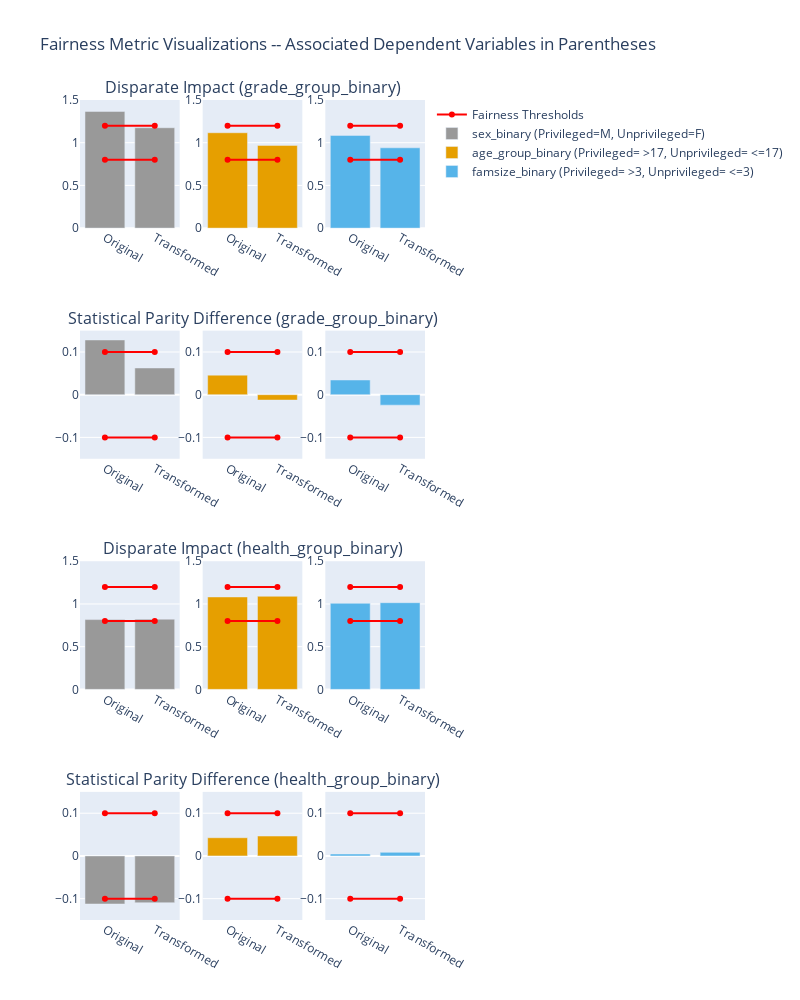

The notebook cell this image was saved under:
### Markdown cell above
## Step 5

(Does not appear to need to be submitted?)

### Code cell
# colorblind palette:
palette = ["#999999", "#E69F00", "#56B4E9", "#009E73", "#F0E442", "#0072B2", "#D55E00", "#CC79A7"]

fig = make_subplots(
    rows=4, cols=3,
    subplot_titles=[
        None,
        'Disparate Impact (grade_group_binary)',
        None,
        None,
        'Statistical Parity Difference (grade_group_binary)',
        None,
        None,
        'Disparate Impact (health_group_binary)',
        None,
        None,
        'Statistical Parity Difference (health_group_binary)',
        None
    ]
)
    
fig.update_layout(
    height=1_000, 
    width=800,
    title_text='Fairness Metric Visualizations -- Associated Dependent Variables in Parentheses'
)

#### Row 1
fig.add_trace(
    go.Scatter(
        x=['Original', 'Transformed'],
        y=[1.2, 1.2],
        marker=dict(color='red'),
        name='Fairness Thresholds'
    ),
    row=1, col=1
)

fig.add_trace(
    go.Bar(
        x=['Original', 'Transformed'],
        y=[1.366630, 1.175284],
        name='sex_binary (Privileged=M, Unprivileged=F)',
        marker={'color': palette[0]},
        showlegend=True
    ),
    row=1, col=1
)



fig.add_trace(
    go.Scatter(
        x=['Original', 'Transformed'],
        y=[0.8, 0.8],
        marker=dict(color='red'),
        name='Fairness Thresholds',
        showlegend=False
    ),
    row=1, col=1
)

####

fig.add_trace(
    go.Bar(
        x=['Original', 'Transformed'],
        y=[1.116679, 0.968666],
        name='age_group_binary (Privileged= >17, Unprivileged= <=17)',
        marker={'color': palette[1]},
        showlegend=True
    ),
    row=1, col=2
)

fig.add_trace(
    go.Scatter(
        x=['Original', 'Transformed'],
        y=[1.2, 1.2],
        marker=dict(color='red'),
        name='Fairness Thresholds',
        showlegend=False
    ),
    row=1, col=2
)

fig.add_trace(
    go.Scatter(
        x=['Original', 'Transformed'],
        y=[0.8, 0.8],
        marker=dict(color='red'),
        name='Fairness Thresholds',
        showlegend=False
    ),
    row=1, col=2
)

####

fig.add_trace(
    go.Bar(
        x=['Original', 'Transformed'],
        y=[1.085794, 0.940309],
        name='famsize_binary (Privileged= >3, Unprivileged= <=3)',
        marker={'color': palette[2]},
        showlegend=True
    ),
    row=1, col=3
)

fig.add_trace(
    go.Scatter(
        x=['Original', 'Transformed'],
        y=[1.2, 1.2],
        marker=dict(color='red'),
        name='Fairness Thresholds',
        showlegend=False
    ),
    row=1, col=3
)

fig.add_trace(
    go.Scatter(
        x=['Original', 'Transformed'],
        y=[0.8, 0.8],
        marker=dict(color='red'),
        name='Fairness Thresholds',
        showlegend=False
    ),
    row=1, col=3
)


#### Row 2
fig.add_trace(
    go.Scatter(
        x=['Original', 'Transformed'],
        y=[0.1, 0.1],
        marker=dict(color='red'),
        name='Fairness Thresholds',
        showlegend=False
    ),
    row=2, col=1
)

fig.add_trace(
    go.Bar(
        x=['Original', 'Transformed'],
        y=[0.128183, 0.062540],
        name='sex_binary (Privileged=M, Unprivileged=F)',
        marker={'color': palette[0]},
        showlegend=False
    ),
    row=2, col=1
)



fig.add_trace(
    go.Scatter(
        x=['Original', 'Transformed'],
        y=[-0.1, -0.1],
        marker=dict(color='red'),
        name='Fairness Thresholds',
        showlegend=False
    ),
    row=2, col=1
)

####

fig.add_trace(
    go.Bar(
        x=['Original', 'Transformed'],
        y=[0.04577, -0.0126],
        name='age_group_binary (Privileged= >17, Unprivileged= <=17)',
        marker={'color': palette[1]},
        showlegend=False
    ),
    row=2, col=2
)

fig.add_trace(
    go.Scatter(
        x=['Original', 'Transformed'],
        y=[0.1, 0.1],
        marker=dict(color='red'),
        name='Fairness Thresholds',
        showlegend=False
    ),
    row=2, col=2
)

fig.add_trace(
    go.Scatter(
        x=['Original', 'Transformed'],
        y=[-0.1, -0.1],
        marker=dict(color='red'),
        name='Fairness Thresholds',
        showlegend=False
    ),
    row=2, col=2
)

####

fig.add_trace(
    go.Bar(
        x=['Original', 'Transformed'],
        y=[0.0344, -0.0245],
        name='famsize_binary (Privileged= >3, Unprivileged= <=3)',
        marker={'color': palette[2]},
        showlegend=False
    ),
    row=2, col=3
)

fig.add_trace(
    go.Scatter(
        x=['Original', 'Transformed'],
        y=[0.1, 0.1],
        marker=dict(color='red'),
        name='Fairness Thresholds',
        showlegend=False
    ),
    row=2, col=3
)

fig.add_trace(
    go.Scatter(
        x=['Original', 'Transformed'],
        y=[-0.1, -0.1],
        marker=dict(color='red'),
        name='Fairness Thresholds',
        showlegend=False
    ),
    row=2, col=3
)

#### Row 3
fig.add_trace(
    go.Scatter(
        x=['Original', 'Transformed'],
        y=[1.2, 1.2],
        marker=dict(color='red'),
        name='Fairness Thresholds',
        showlegend=False
    ),
    row=3, col=1
)

fig.add_trace(
    go.Bar(
        x=['Original', 'Transformed'],
        y=[0.817, 0.822],
        name='sex_binary (Privileged=M, Unprivileged=F)',
        marker={'color': palette[0]},
        showlegend=False
    ),
    row=3, col=1
)



fig.add_trace(
    go.Scatter(
        x=['Original', 'Transformed'],
        y=[0.8, 0.8],
        marker=dict(color='red'),
        name='Fairness Thresholds',
        showlegend=False
    ),
    row=3, col=1
)

####

fig.add_trace(
    go.Bar(
        x=['Original', 'Transformed'],
        y=[1.082, 1.09],
        name='age_group_binary (Privileged= >17, Unprivileged= <=17)',
        marker={'color': palette[1]},
        showlegend=False
    ),
    row=3, col=2
)

fig.add_trace(
    go.Scatter(
        x=['Original', 'Transformed'],
        y=[1.2, 1.2],
        marker=dict(color='red'),
        name='Fairness Thresholds',
        showlegend=False
    ),
    row=3, col=2
)

fig.add_trace(
    go.Scatter(
        x=['Original', 'Transformed'],
        y=[0.8, 0.8],
        marker=dict(color='red'),
        name='Fairness Thresholds',
        showlegend=False
    ),
    row=3, col=2
)

####

fig.add_trace(
    go.Bar(
        x=['Original', 'Transformed'],
        y=[1.008, 1.015],
        name='famsize_binary (Privileged= >3, Unprivileged= <=3)',
        marker={'color': palette[2]},
        showlegend=False
    ),
    row=3, col=3
)

fig.add_trace(
    go.Scatter(
        x=['Original', 'Transformed'],
        y=[1.2, 1.2],
        marker=dict(color='red'),
        name='Fairness Thresholds',
        showlegend=False
    ),
    row=3, col=3
)

fig.add_trace(
    go.Scatter(
        x=['Original', 'Transformed'],
        y=[0.8, 0.8],
        marker=dict(color='red'),
        name='Fairness Thresholds',
        showlegend=False
    ),
    row=3, col=3
)

#### Row 4
fig.add_trace(
    go.Scatter(
        x=['Original', 'Transformed'],
        y=[0.1, 0.1],
        marker=dict(color='red'),
        name='Fairness Thresholds',
        showlegend=False
    ),
    row=4, col=1
)

fig.add_trace(
    go.Bar(
        x=['Original', 'Transformed'],
        y=[-0.1126, -0.1096],
        name='sex_binary (Privileged=M, Unprivileged=F)',
        marker={'color': palette[0]},
        showlegend=False
    ),
    row=4, col=1
)



fig.add_trace(
    go.Scatter(
        x=['Original', 'Transformed'],
        y=[-0.1, -0.1],
        marker=dict(color='red'),
        name='Fairness Thresholds',
        showlegend=False
    ),
    row=4, col=1
)

####

fig.add_trace(
    go.Bar(
        x=['Original', 'Transformed'],
        y=[0.0426, 0.0466],
        name='age_group_binary (Privileged= >17, Unprivileged= <=17)',
        marker={'color': palette[1]},
        showlegend=False
    ),
    row=4, col=2
)

fig.add_trace(
    go.Scatter(
        x=['Original', 'Transformed'],
        y=[0.1, 0.1],
        marker=dict(color='red'),
        name='Fairness Thresholds',
        showlegend=False
    ),
    row=4, col=2
)

fig.add_trace(
    go.Scatter(
        x=['Original', 'Transformed'],
        y=[-0.1, -0.1],
        marker=dict(color='red'),
        name='Fairness Thresholds',
        showlegend=False
    ),
    row=4, col=2
)

####

fig.add_trace(
    go.Bar(
        x=['Original', 'Transformed'],
        y=[0.0045, 0.0084],
        name='famsize_binary (Privileged= >3, Unprivileged= <=3)',
        marker={'color': palette[2]},
        showlegend=False
    ),
    row=4, col=3
)

fig.add_trace(
    go.Scatter(
        x=['Original', 'Transformed'],
        y=[0.1, 0.1],
        marker=dict(color='red'),
        name='Fairness Thresholds',
        showlegend=False
    ),
    row=4, col=3
)

fig.add_trace(
    go.Scatter(
        x=['Original', 'Transformed'],
        y=[-0.1, -0.1],
        marker=dict(color='red'),
        name='Fairness Thresholds',
        showlegend=False
    ),
    row=4, col=3
)



fig.update_yaxes(range=[0, 1.5], row=1)
fig.update_yaxes(range=[-0.15, 0.15], row=2)
fig.update_yaxes(range=[0, 1.5], row=3)
fig.update_yaxes(range=[-0.15, 0.15], row=4)


fig.show()

### Figure 1 — Plotly figure (JSON) as saved in the notebook; plotly's stock layout.template omitted (floating-point values rounded to 4 significant figures)
{"data": [{"marker": {"color": "red"}, "name": "Fairness Thresholds", "type": "scatter", "x": ["Original", "Transformed"], "xaxis": "x", "y": [1.2, 1.2], "yaxis": "y"}, {"marker": {"color": "#999999"}, "name": "sex_binary (Privileged=M, Unprivileged=F)", "showlegend": true, "type": "bar", "x": ["Original", "Transformed"], "xaxis": "x", "y": [1.367, 1.175], "yaxis": "y"}, {"marker": {"color": "red"}, "name": "Fairness Thresholds", "showlegend": false, "type": "scatter", "x": ["Original", "Transformed"], "xaxis": "x", "y": [0.8, 0.8], "yaxis": "y"}, {"marker": {"color": "#E69F00"}, "name": "age_group_binary (Privileged= >17, Unprivileged= <=17)", "showlegend": true, "type": "bar", "x": ["Original", "Transformed"], "xaxis": "x2", "y": [1.117, 0.9687], "yaxis": "y2"}, {"marker": {"color": "red"}, "name": "Fairness Thresholds", "showlegend": false, "type": "scatter", "x": ["Original", "Transformed"], "xaxis": "x2", "y": [1.2, 1.2], "yaxis": "y2"}, {"marker": {"color": "red"}, "name": "Fairness Thresholds", "showlegend": false, "type": "scatter", "x": ["Original", "Transformed"], "xaxis": "x2", "y": [0.8, 0.8], "yaxis": "y2"}, {"marker": {"color": "#56B4E9"}, "name": "famsize_binary (Privileged= >3, Unprivileged= <=3)", "showlegend": true, "type": "bar", "x": ["Original", "Transformed"], "xaxis": "x3", "y": [1.086, 0.9403], "yaxis": "y3"}, {"marker": {"color": "red"}, "name": "Fairness Thresholds", "showlegend": false, "type": "scatter", "x": ["Original", "Transformed"], "xaxis": "x3", "y": [1.2, 1.2], "yaxis": "y3"}, {"marker": {"color": "red"}, "name": "Fairness Thresholds", "showlegend": false, "type": "scatter", "x": ["Original", "Transformed"], "xaxis": "x3", "y": [0.8, 0.8], "yaxis": "y3"}, {"marker": {"color": "red"}, "name": "Fairness Thresholds", "showlegend": false, "type": "scatter", "x": ["Original", "Transformed"], "xaxis": "x4", "y": [0.1, 0.1], "yaxis": "y4"}, {"marker": {"color": "#999999"}, "name": "sex_binary (Privileged=M, Unprivileged=F)", "showlegend": false, "type": "bar", "x": ["Original", "Transformed"], "xaxis": "x4", "y": [0.1282, 0.06254], "yaxis": "y4"}, {"marker": {"color": "red"}, "name": "Fairness Thresholds", "showlegend": false, "type": "scatter", "x": ["Original", "Transformed"], "xaxis": "x4", "y": [-0.1, -0.1], "yaxis": "y4"}, {"marker": {"color": "#E69F00"}, "name": "age_group_binary (Privileged= >17, Unprivileged= <=17)", "showlegend": false, "type": "bar", "x": ["Original", "Transformed"], "xaxis": "x5", "y": [0.04577, -0.0126], "yaxis": "y5"}, {"marker": {"color": "red"}, "name": "Fairness Thresholds", "showlegend": false, "type": "scatter", "x": ["Original", "Transformed"], "xaxis": "x5", "y": [0.1, 0.1], "yaxis": "y5"}, {"marker": {"color": "red"}, "name": "Fairness Thresholds", "showlegend": false, "type": "scatter", "x": ["Original", "Transformed"], "xaxis": "x5", "y": [-0.1, -0.1], "yaxis": "y5"}, {"marker": {"color": "#56B4E9"}, "name": "famsize_binary (Privileged= >3, Unprivileged= <=3)", "showlegend": false, "type": "bar", "x": ["Original", "Transformed"], "xaxis": "x6", "y": [0.0344, -0.0245], "yaxis": "y6"}, {"marker": {"color": "red"}, "name": "Fairness Thresholds", "showlegend": false, "type": "scatter", "x": ["Original", "Transformed"], "xaxis": "x6", "y": [0.1, 0.1], "yaxis": "y6"}, {"marker": {"color": "red"}, "name": "Fairness Thresholds", "showlegend": false, "type": "scatter", "x": ["Original", "Transformed"], "xaxis": "x6", "y": [-0.1, -0.1], "yaxis": "y6"}, {"marker": {"color": "red"}, "name": "Fairness Thresholds", "showlegend": false, "type": "scatter", "x": ["Original", "Transformed"], "xaxis": "x7", "y": [1.2, 1.2], "yaxis": "y7"}, {"marker": {"color": "#999999"}, "name": "sex_binary (Privileged=M, Unprivileged=F)", "showlegend": false, "type": "bar", "x": ["Original", "Transformed"], "xaxis": "x7", "y": [0.817, 0.822], "yaxis": "y7"}, {"marker": {"color": "red"}, "name": "Fairness Thresholds", "showlegend": false, "type": "scatter", "x": ["Original", "Transformed"], "xaxis": "x7", "y": [0.8, 0.8], "yaxis": "y7"}, {"marker": {"color": "#E69F00"}, "name": "age_group_binary (Privileged= >17, Unprivileged= <=17)", "showlegend": false, "type": "bar", "x": ["Original", "Transformed"], "xaxis": "x8", "y": [1.082, 1.09], "yaxis": "y8"}, {"marker": {"color": "red"}, "name": "Fairness Thresholds", "showlegend": false, "type": "scatter", "x": ["Original", "Transformed"], "xaxis": "x8", "y": [1.2, 1.2], "yaxis": "y8"}, {"marker": {"color": "red"}, "name": "Fairness Thresholds", "showlegend": false, "type": "scatter", "x": ["Original", "Transformed"], "xaxis": "x8", "y": [0.8, 0.8], "yaxis": "y8"}, {"marker": {"color": "#56B4E9"}, "name": "famsize_binary (Privileged= >3, Unprivileged= <=3)", "showlegend": false, "type": "bar", "x": ["Original", "Transformed"], "xaxis": "x9", "y": [1.008, 1.015], "yaxis": "y9"}, {"marker": {"color": "red"}, "name": "Fairness Thresholds", "showlegend": false, "type": "scatter", "x": ["Original", "Transformed"], "xaxis": "x9", "y": [1.2, 1.2], "yaxis": "y9"}, {"marker": {"color": "red"}, "name": "Fairness Thresholds", "showlegend": false, "type": "scatter", "x": ["Original", "Transformed"], "xaxis": "x9", "y": [0.8, 0.8], "yaxis": "y9"}, {"marker": {"color": "red"}, "name": "Fairness Thresholds", "showlegend": false, "type": "scatter", "x": ["Original", "Transformed"], "xaxis": "x10", "y": [0.1, 0.1], "yaxis": "y10"}, {"marker": {"color": "#999999"}, "name": "sex_binary (Privileged=M, Unprivileged=F)", "showlegend": false, "type": "bar", "x": ["Original", "Transformed"], "xaxis": "x10", "y": [-0.1126, -0.1096], "yaxis": "y10"}, {"marker": {"color": "red"}, "name": "Fairness Thresholds", "showlegend": false, "type": "scatter", "x": ["Original", "Transformed"], "xaxis": "x10", "y": [-0.1, -0.1], "yaxis": "y10"}, {"marker": {"color": "#E69F00"}, "name": "age_group_binary (Privileged= >17, Unprivileged= <=17)", "showlegend": false, "type": "bar", "x": ["Original", "Transformed"], "xaxis": "x11", "y": [0.0426, 0.0466], "yaxis": "y11"}, {"marker": {"color": "red"}, "name": "Fairness Thresholds", "showlegend": false, "type": "scatter", "x": ["Original", "Transformed"], "xaxis": "x11", "y": [0.1, 0.1], "yaxis": "y11"}, {"marker": {"color": "red"}, "name": "Fairness Thresholds", "showlegend": false, "type": "scatter", "x": ["Original", "Transformed"], "xaxis": "x11", "y": [-0.1, -0.1], "yaxis": "y11"}, {"marker": {"color": "#56B4E9"}, "name": "famsize_binary (Privileged= >3, Unprivileged= <=3)", "showlegend": false, "type": "bar", "x": ["Original", "Transformed"], "xaxis": "x12", "y": [0.0045, 0.0084], "yaxis": "y12"}, {"marker": {"color": "red"}, "name": "Fairness Thresholds", "showlegend": false, "type": "scatter", "x": ["Original", "Transformed"], "xaxis": "x12", "y": [0.1, 0.1], "yaxis": "y12"}, {"marker": {"color": "red"}, "name": "Fairness Thresholds", "showlegend": false, "type": "scatter", "x": ["Original", "Transformed"], "xaxis": "x12", "y": [-0.1, -0.1], "yaxis": "y12"}], "layout": {"annotations": [{"font": {"size": 16}, "showarrow": false, "text": "Disparate Impact (grade_group_binary)", "x": 0.5, "xanchor": "center", "xref": "paper", "y": 1, "yanchor": "bottom", "yref": "paper"}, {"font": {"size": 16}, "showarrow": false, "text": "Statistical Parity Difference (grade_group_binary)", "x": 0.5, "xanchor": "center", "xref": "paper", "y": 0.7188, "yanchor": "bottom", "yref": "paper"}, {"font": {"size": 16}, "showarrow": false, "text": "Disparate Impact (health_group_binary)", "x": 0.5, "xanchor": "center", "xref": "paper", "y": 0.4375, "yanchor": "bottom", "yref": "paper"}, {"font": {"size": 16}, "showarrow": false, "text": "Statistical Parity Difference (health_group_binary)", "x": 0.5, "xanchor": "center", "xref": "paper", "y": 0.1562, "yanchor": "bottom", "yref": "paper"}], "height": 1000, "title": {"text": "Fairness Metric Visualizations -- Associated Dependent Variables in Parentheses"}, "width": 800, "xaxis": {"anchor": "y", "autorange": true, "domain": [0, 0.2889], "range": [-0.5, 1.5], "type": "category"}, "xaxis10": {"anchor": "y10", "autorange": true, "domain": [0, 0.2889], "range": [-0.5, 1.5], "type": "category"}, "xaxis11": {"anchor": "y11", "autorange": true, "domain": [0.3556, 0.6444], "range": [-0.5, 1.5], "type": "category"}, "xaxis12": {"anchor": "y12", "autorange": true, "domain": [0.7111, 1], "range": [-0.5, 1.5], "type": "category"}, "xaxis2": {"anchor": "y2", "autorange": true, "domain": [0.3556, 0.6444], "range": [-0.5, 1.5], "type": "category"}, "xaxis3": {"anchor": "y3", "autorange": true, "domain": [0.7111, 1], "range": [-0.5, 1.5], "type": "category"}, "xaxis4": {"anchor": "y4", "autorange": true, "domain": [0, 0.2889], "range": [-0.5, 1.5], "type": "category"}, "xaxis5": {"anchor": "y5", "autorange": true, "domain": [0.3556, 0.6444], "range": [-0.5, 1.5], "type": "category"}, "xaxis6": {"anchor": "y6", "autorange": true, "domain": [0.7111, 1], "range": [-0.5, 1.5], "type": "category"}, "xaxis7": {"anchor": "y7", "autorange": true, "domain": [0, 0.2889], "range": [-0.5, 1.5], "type": "category"}, "xaxis8": {"anchor": "y8", "autorange": true, "domain": [0.3556, 0.6444], "range": [-0.5, 1.5], "type": "category"}, "xaxis9": {"anchor": "y9", "autorange": true, "domain": [0.7111, 1], "range": [-0.5, 1.5], "type": "category"}, "yaxis": {"anchor": "x", "domain": [0.8438, 1], "range": [0, 1.5], "type": "linear"}, "yaxis10": {"anchor": "x10", "domain": [0, 0.1562], "range": [-0.15, 0.15], "type": "linear"}, "yaxis11": {"anchor": "x11", "domain": [0, 0.1562], "range": [-0.15, 0.15], "type": "linear"}, "yaxis12": {"anchor": "x12", "domain": [0, 0.1562], "range": [-0.15, 0.15], "type": "linear"}, "yaxis2": {"anchor": "x2", "domain": [0.8438, 1], "range": [0, 1.5], "type": "linear"}, "yaxis3": {"anchor": "x3", "domain": [0.8438, 1], "range": [0, 1.5], "type": "linear"}, "yaxis4": {"anchor": "x4", "domain": [0.5625, 0.7188], "range": [-0.15, 0.15], "type": "linear"}, "yaxis5": {"anchor": "x5", "domain": [0.5625, 0.7188], "range": [-0.15, 0.15], "type": "linear"}, "yaxis6": {"anchor": "x6", "domain": [0.5625, 0.7188], "range": [-0.15, 0.15], "type": "linear"}, "yaxis7": {"anchor": "x7", "domain": [0.2812, 0.4375], "range": [0, 1.5], "type": "linear"}, "yaxis8": {"anchor": "x8", "domain": [0.2812, 0.4375], "range": [0, 1.5], "type": "linear"}, "yaxis9": {"anchor": "x9", "domain": [0.2812, 0.4375], "range": [0, 1.5], "type": "linear"}}}
